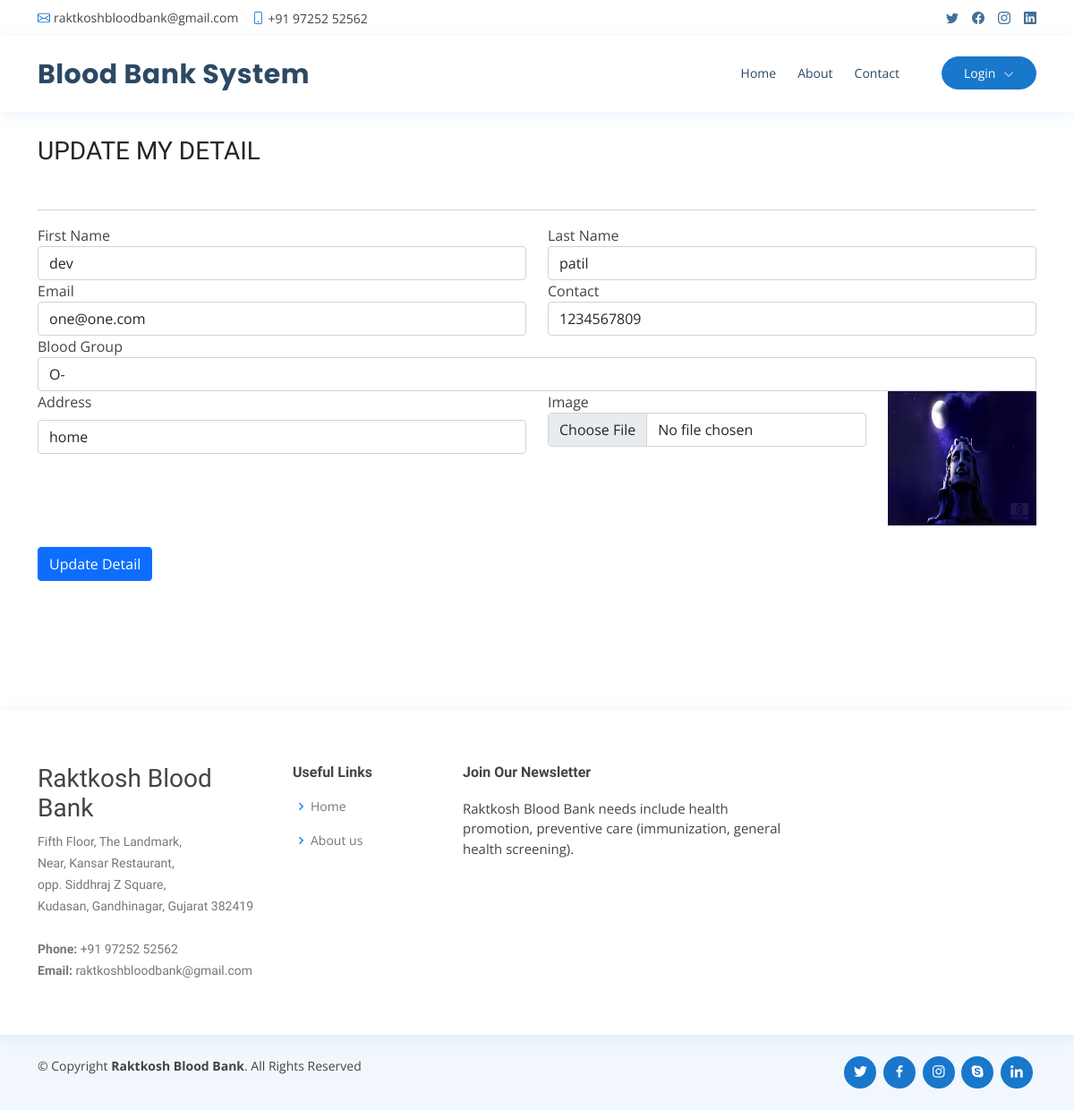
Page /edit_profile/6 on the committed database.
### raktkosh/models.py (models this page shows, shortened)
class UserProfile(models.Model):
    user = models.ForeignKey(User, on_delete=models.CASCADE, null=True)
    contact = models.CharField(max_length=100, null=True)
    address = models.CharField(max_length=100, null=True)
    blood_group = models.ForeignKey(Category, on_delete=models.CASCADE, null=True, blank=True)
    dob = models.DateField(null=True)
    image = models.FileField(null=True)

class Category(models.Model):
    name = models.CharField(max_length=100, null=True, blank=True)

### raktkosh/views.py (the view, shortened to what this page needs)
# urls.py: path('edit_profile/<int:pid>', views.edit_profile, name='edit_profile'),
def edit_profile(request,pid):
    data = UserProfile.objects.get(id=pid)
    cat = Category.objects.all()
    d = {'data':data, 'cat':cat}
    return render(request,'edit_profile.html',d)

### raktkosh/templates/edit_profile.html (shortened to what this page needs)
{% extends 'base.html' %}
{% load static %}
{% block body %}
	<section class="logins py-5">
		<div class="container py-xl-5 py-lg-3">
			<div class="title-section mb-md-5 mb-4">
				<h3 class="w3ls-title text-uppercase text-dark font-weight-bold">Update My Detail</h3>
			</div><hr/>
			<div class="login px-sm-12" style="width:100%">
				<form action="" method="post" enctype="multipart/form-data">
					<div class="form-group row">
						<div class="col-md-6">
						<label>First Name</label>
						<input type="text" class="form-control" value="{{data.user.first_name}}" name="fname" placeholder="First Name" required="">
						</div>
						<div class="col-md-6">
						<label>Last Name</label>
						<input type="text" class="form-control" value="{{data.user.last_name}}" name="lname" placeholder="Last Name" required="">
						</div>
					</div>
					<div class="form-group row">
						<div class="col-md-6">
						<label>Email</label>
						<input type="email" class="form-control" value="{{data.user.email}}" name="email" placeholder="Enter Email" required="">
						</div>
						<div class="col-md-6">
						<label>Contact</label>
						<input type="text" class="form-control" name="contact" value="{{data.contact}}" placeholder="Enter Contact" required="">
						</div>
					</div>
					<div class="form-group row">
						<div class="col-md-12">
						<label>Blood Group</label>
							<select name="group" class="form-control" style="margin-right:4%" required="">
								{% for i in cat %}
								<option value="{{i.id}}" {% if data.blood_group.id == i.id %}selected{% endif %}>{{i.name}}</option>
								{% endfor %}
							</select>
						</div>
					</div>
					<div class="form-group row">
						<div class="col-md-6">
						<label class="mb-2">Address</label>
						<input type="text" class="form-control" value="{{data.address}}" name="add" id="password1" placeholder="Enter Address" required="">
						</div>
						<div class="col-md-4">
						<label>Image</label>
						<input type="file" class="form-control" name="image">
						</div>
                        <div class="col-md-2">
						<img src="{{data.image.url}}" style="width:100%;height:150px">
						</div>
					</div>
					<button type="submit" class="btn btn-primary submit mt-4">Update Detail</button>
				</form>
			</div>
		</div>
	</section>
{% endblock %}

### raktkosh/static/css/style.css (style rules this page uses)
body { font-family: "Open Sans", sans-serif; color: #444444; }
h1, h2, h3, h4, h5, h6 { font-family: "Raleway", sans-serif; }
section { padding: 60px 0; overflow: hidden; }

### rows in the picture
UserProfile: fname "dev", lname "patil", email "one@one.com", contact "1234567809", group "O-", add "home", image (picture)
